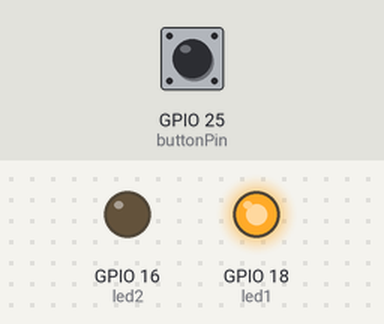
Recording of a program running on a simulated ESP32. Parts: output pins drawn as LEDs (lit = HIGH). Inputs (shaded band) come from the test bench; at power-on: GPIO 25 (buttonPin) HIGH.

Above: at 1.2 s.
1.3 s: GPIO 25 (buttonPin) pulled LOW for 0.15 s
At 2.0 s:
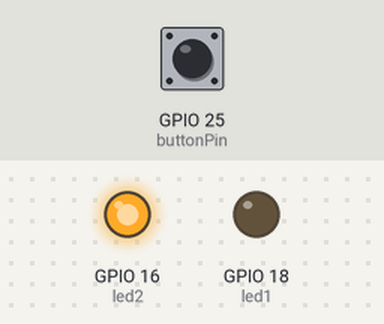
2.9 s: GPIO 25 (buttonPin) pulled LOW for 1 s
At 3.3 s:
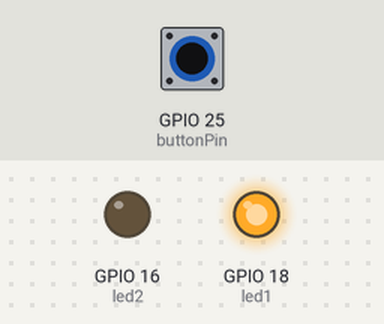
5.4 s: GPIO 25 (buttonPin) pulled LOW for 3.2 s
At 6.4 s:
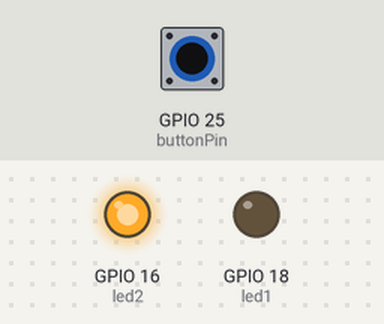
Timing chart, 0 to 8.4 s (numbered marks = the images above; inputs shaded):
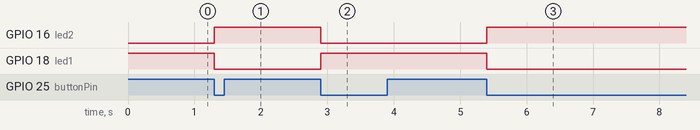

The program:

main.cpp
```cpp
#include <Arduino.h>

const int buttonPin = 25;
const int led1 = 18;
const int led2 = 16;

int buttonState = 0;
int lastButtonState = 0;
int ledToggle = 0;

void setup() {
  pinMode(buttonPin, INPUT_PULLUP);
  pinMode(led1, OUTPUT);
  pinMode(led2, OUTPUT);

  digitalWrite(led1, HIGH);
  digitalWrite(led2, LOW);
}

void loop() {
  buttonState = digitalRead(buttonPin);

  if (lastButtonState == HIGH && buttonState == LOW) {
    ledToggle = !ledToggle;

    if (ledToggle == 0) {
      digitalWrite(led1, HIGH);
      digitalWrite(led2, LOW);
    } else {
      digitalWrite(led1, LOW);
      digitalWrite(led2, HIGH);
    }
    delay(200);
  }

  lastButtonState = buttonState;
}
```

Measured:
- after the input at 1.3 s, GPIO 16 (led2): LOW → HIGH at once; GPIO 18 (led1): HIGH → LOW at once
- after the input at 2.9 s, GPIO 16 (led2): HIGH → LOW at once; GPIO 18 (led1): LOW → HIGH at once
- after the input at 5.4 s, GPIO 16 (led2): LOW → HIGH at once; GPIO 18 (led1): HIGH → LOW at once
